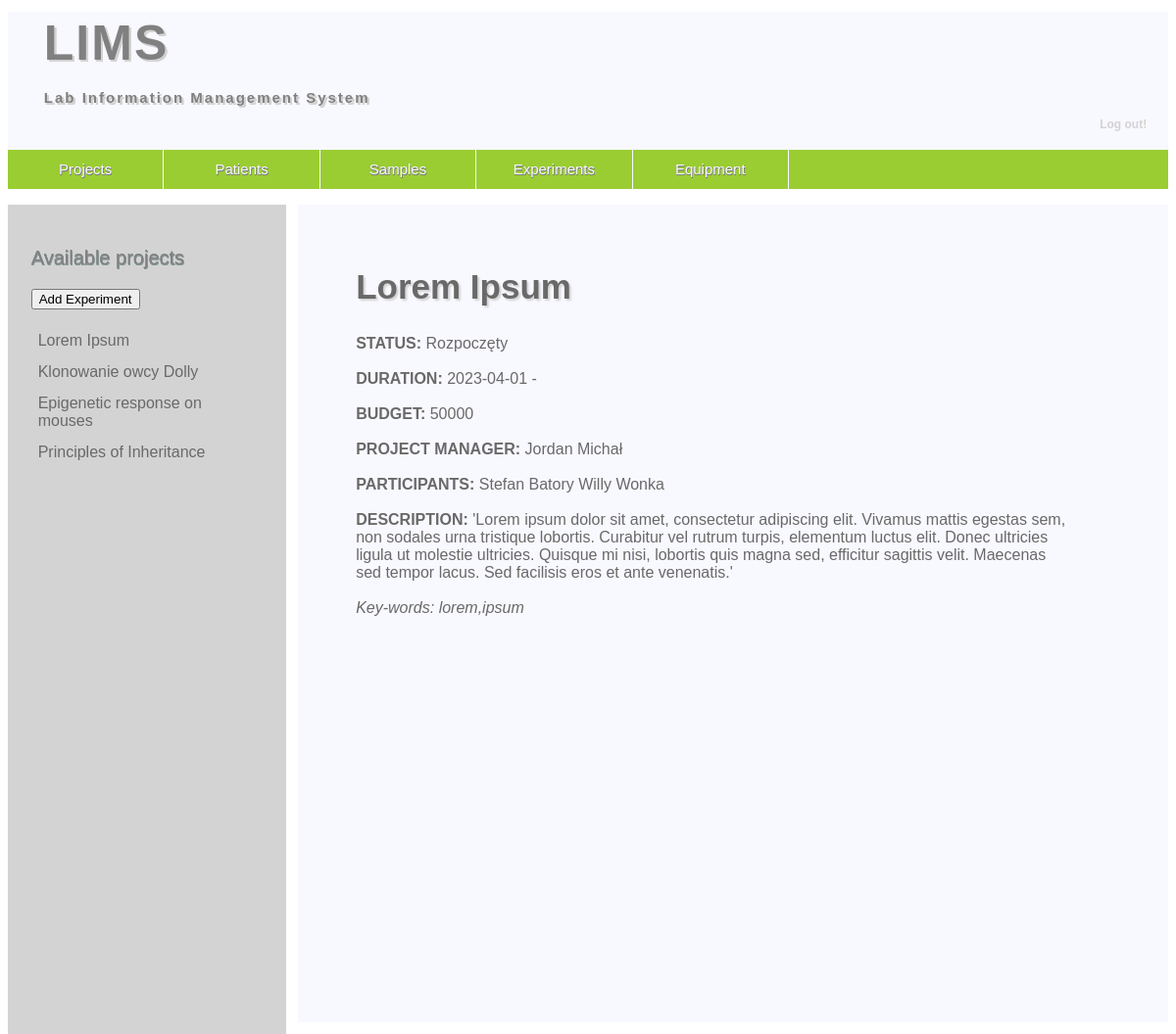
/PHP-scripts/one_project.php?value_key=1 (signed in), run on the app's committed database.
### tables this page shows
CREATE TABLE `projects` (
  `idprojects` int(11) NOT NULL,
  `title` text NOT NULL,
  `description` longtext DEFAULT NULL,
  `start_date` date NOT NULL,
  `end_date` date DEFAULT NULL,
  `key_words` varchar(90) NOT NULL,
  `budget` decimal(10,0) NOT NULL,
  `w_personal_data_idwokers_data` int(11) NOT NULL,
  `project_status_idproject_status` int(11) NOT NULL
);

CREATE TABLE `project_status` (
  `idproject_status` int(11) NOT NULL,
  `status` varchar(45) NOT NULL
);

CREATE TABLE `w_personal_data` (
  `id_personal_data` int(11) NOT NULL,
  `name` varchar(45) NOT NULL,
  `surname` varchar(45) NOT NULL,
  `position_idposition` int(11) NOT NULL
);

### PHP-scripts/one_project.php (the view, shortened to what this page needs)
<?php
	require_once 'connect.php';
	$conn = @new mysqli($servername, $username, $password, $dbname);
	mysqli_set_charset($conn, "utf8");
	$ID = $_SESSION['ID'];
?>
 <!DOCTYPE html>
 <html>
 <head>
	<link rel="stylesheet" href="style.css" type="text/css" />
 </head>
 <body>
	<header>
		<h1 class="logo">LIMS</h1>
		<h4 class="logo">Lab Information Management System <p class="out"> <a href="logout.php">Log out!</a></p>
		</h4>
		<nav>
			<ul class="menu">
			<li><a href="projects.php">Projects</a></li>
			<?php
			if (isset($_SESSION['admin'])){
				echo "<li><a href='patients.php'>Patients</a></li>";
				echo "<li><a href='samples.php'>Samples</a></li>";}
			?>
			<li><a href="experiments.php">Experiments</a></li>
			<li><a href="equipment.php">Equipment</a></li>
			</ul>
		</nav>
	</header>
	<main>
		<section class="content">
		<p class="content_title"> Available projects</p>
			<a href="one_addproject.php">
				<button>Add Experiment</button>
			</a>
			<ul class="titles">
			<?php
			if (isset($_SESSION['admin'])){
				$q = "SELECT idprojects, title FROM projects";
				$result = $conn->query($q);
			}
			else {
				$q = "SELECT idprojects, title FROM projects INNER JOIN projects_has_w_personal_data ON idprojects =  projects_idprojects WHERE `projects_has_w_personal_data`.`w_personal_data_id_personal_data` = ?;";
				$result = $conn->execute_query($q,[$ID]);
			}
				while($row = mysqli_fetch_assoc($result))
				{
					echo "<li><a href='one_project.php?value_key=".$row['idprojects']."'>".$row['title']."</a></li>";
				}
			?>
			</ul>
		</section>
		<section class="results">
		<?php
			if(isset($_GET['value_key'])){
			$idproject=$_GET['value_key'];}
			$q = "SELECT title, project_status.status, description, budget, w_personal_data.name, w_personal_data.surname, start_date, end_date, key_words FROM `projects` INNER JOIN w_personal_data ON projects.w_personal_data_idwokers_data = w_personal_data.id_personal_data INNER JOIN project_status ON project_status_idproject_status = idproject_status WHERE idprojects =? ;";
			$result = $conn->execute_query($q, [$idproject]);
			$row = mysqli_fetch_assoc($result);
		?>
		<h1 class="result_title"> <?php echo $row['title'] ?></h1>
		<b>STATUS: </b><?php echo $row['status'] ?> <br> <br>
		<b>DURATION: </b><?php echo $row['start_date']." - ".$row['end_date']  ?> <br> <br>
		<b>BUDGET: </b><?php echo $row['budget'] ?> <br> <br>
		<b>PROJECT MANAGER: </b> <?php echo $row['surname']." ".$row['name'] ?>  <br> <br>
		<b>PARTICIPANTS: </b>
		<?php
		$q = "SELECT name, surname FROM `projects_has_w_personal_data` INNER JOIN w_personal_data ON w_personal_data_id_personal_data = id_personal_data WHERE projects_idprojects = ?;";
		$result = $conn->execute_query($q, [$idproject]);
		while($part = mysqli_fetch_row($result))
			{
				foreach($part as $col)
				{
					echo "$col ";
				}
			}
		 ?>  <br> <br>
		<b>DESCRIPTION: </b><?php echo $row['description'] ?> <br> <br>
		<em>Key-words: <?php echo $row['key_words'] ?></em>
		</section>
	</main>
 </body>
 </html>

### style/style.css (style rules this page uses)
header { font-family: Arial, Helvetica, sans-serif; width: 100%; margin-left: auto; margin-right: auto; background-color: ghostwhite; min-height: 15%; }
h1.logo { color: grey; padding: 3px 10px 3px 25px; margin: 1%; font-size: 50px; letter-spacing: 2px; text-shadow: 2px 2px 0.5px lightgrey, 2px 2px 0.5px lightgrey, 2px 2px 0.5px lightgrey, 2px 2px 0.5px lightgrey; }
h4.logo { color: grey; padding: 3px 10px 3px 25px; margin: 1%; font-size: 15px; letter-spacing: 2px; text-shadow: 2px 2px 0.5px lightgrey, 2px 2px 0.5px lightgrey, 2px 2px 0.5px lightgrey, 2px 2px 0.5px lightgrey; }
p.out { text-align: right; font-size: 12px; text-shadow: none; padding-bottom:0; margin-bottom:0; letter-spacing: 0; }
header a { color: lightgrey; text-decoration: none; }
nav { background-color: yellowgreen; }
.menu { padding-left: 0; list-style-type: none; background-color: yellowgreen; min-height: 40px; line-height: 250%; color: ghostwhite; text-shadow: 0.5px 0.5px 0px grey, 0.5px 0.5px 0px grey, 0.5px 0.5px 0px grey, 0.5px 0.5px 0px grey; }
.menu > li { font-size: 15px; text-align:center; float: left; padding-left: 20px; padding-right: 20px; border-right: 1px solid ghostwhite; width: 10%; }
.menu a { color: ghostwhite; text-decoration: none; }
main { font-family: Arial, Helvetica, sans-serif; width: 100%; margin: auto; margin-left: auto; margin-right: auto; min-height: 80%; }
.content { float: left; width: 20%; padding: 2%; background-color: lightgrey; color: dimgrey; min-height: 800px; margin: auto; margin-right: 1%; }
p.content_title { font-size: 20px; color: #808080; text-shadow: 0.5px 0.5px 0px #889999, 0.5px 0.5px 0px #889999, 0.5px 0.5px 0px #889999, 0.5px 0.5px 0px #889999; }
.titles { list-style-type: none; color: dimgrey; padding:0; }
.titles > li { color: #808080; width:80%; text-align: left; padding: 7px; }
.titles a { color: dimgrey; text-decoration: none; }
.results { background-color: ghostwhite; color: dimgrey; float: left; width: 62%; padding-left: 5%; padding-right: 8%; padding-top: 3%; min-height: 800px; margin:auto; overflow-x:auto; }
h1.result_title { font-size: 35px; text-shadow: 2px 2px 2px lightgrey; }

### data on the page
projects: title "Lorem Ipsum", project_status_idproject_status.status "Rozpoczęty", start_date "2023-04-01", budget "50000", w_personal_data.surname "Jordan", w_personal_data.name "Michał", description "'Lorem ipsum dolor sit amet, consectetur adipiscing elit. Vivamus mattis egestas sem, non sodales urna tristique lobortis. Curabitur vel rutrum turpis, elementum luctus elit. Donec ultricies ligula ut molestie ultricies. Quisque mi nisi, lobortis quis magna sed, efficitur sagittis velit. Maecenas sed tempor lacus. Sed facilisis eros et ante venenatis.'", key_words "lorem,ipsum"
projects: title "Klonowanie owcy Dolly"
projects: title "Epigenetic response on mouses"
projects: title "Principles of Inheritance"
w_personal_data: name "Stefan", surname "Batory"
w_personal_data: name "Willy", surname "Wonka"
